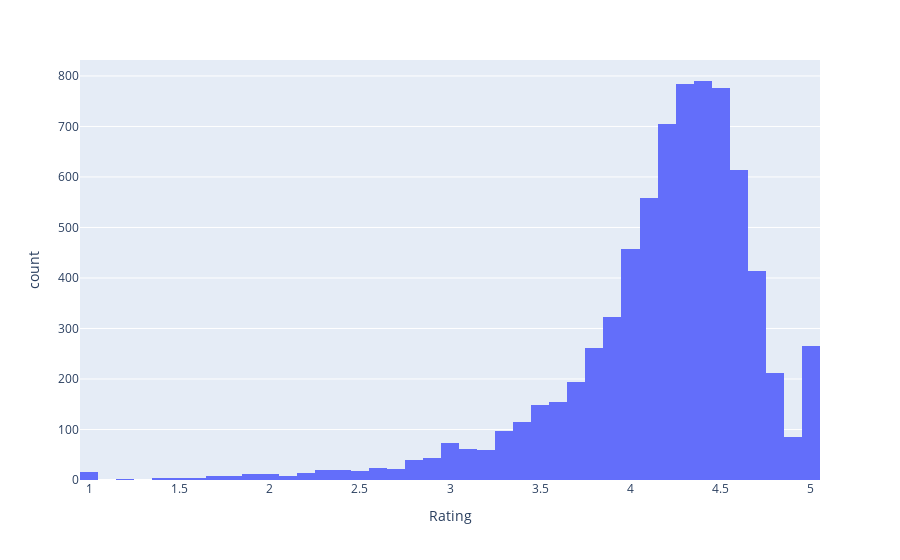

This figure's notebook cell:
### Code cell
fig = px.histogram(apps_data, x="Rating")
fig.show()

### Figure 1 — Plotly figure (JSON) as saved in the notebook; plotly's stock layout.template omitted (floating-point values rounded to 4 significant figures; data arrays with more than 128 entries replaced by an {"elided": "..."} marker saying what was removed)
{"data": [{"alignmentgroup": "True", "bingroup": "x", "hovertemplate": "Rating=%{x}<br>count=%{y}<extra></extra>", "legendgroup": "", "marker": {"color": "#636efa", "pattern": {"shape": ""}}, "name": "", "offsetgroup": "", "orientation": "v", "showlegend": false, "type": "histogram", "x": {"elided": "7418 float values"}, "xaxis": "x", "yaxis": "y"}], "layout": {"barmode": "relative", "legend": {"tracegroupgap": 0}, "margin": {"t": 60}, "xaxis": {"anchor": "y", "domain": [0, 1], "title": {"text": "Rating"}}, "yaxis": {"anchor": "x", "domain": [0, 1], "title": {"text": "count"}}}}
